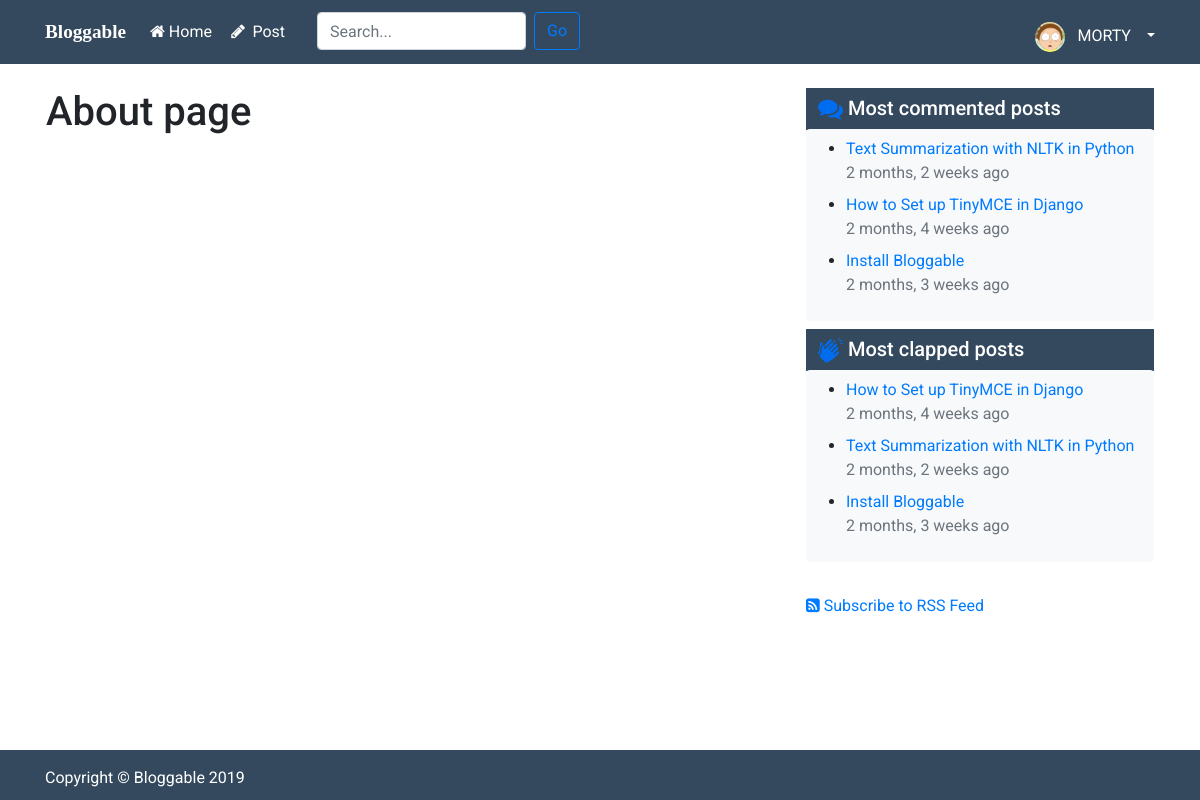
Screenshot of /about/ (signed in) with the database file from the repository.
### users/models.py (models this page shows, shortened)
class Profile(models.Model):
    user = models.OneToOneField(User, on_delete=models.CASCADE)
    image = models.ImageField(default='default.png', upload_to='profile_pics')
    position = models.CharField(max_length=300, default="Blogger at Bloggable")
    bio = models.TextField(blank=True)
    objects=models.Manager

### blog/models.py (models this page shows, shortened)
class Post(models.Model):
    STATUS_CHOICES = (
        ('draft','Draft'),
        ('published', 'Published')
    )
    title = models.CharField(max_length=250)
    slug = models.SlugField(max_length=250, unique_for_date='publish')
    content = HTMLField('content')
    author = models.ForeignKey(User, related_name='blog_posts', on_delete=models.CASCADE)
    created = models.DateTimeField(auto_now_add=True)
    publish = models.DateTimeField(default=timezone.now)
    updated = models.DateTimeField(auto_now=True)
    status = models.CharField(max_length=10, choices=STATUS_CHOICES, default='published')
    users_clap = models.ManyToManyField(User, related_name='posts_liked', blank=True)
    view_count = models.PositiveIntegerField(default=0)
    tags = TaggableManager(blank=True)
    objects = models.Manager()
    published = PublishedManager()
    searchManager = SearchManager()
    class Meta:
        ordering = ('-publish',)
    def get_absolute_url(self):
        return reverse('post-detail', kwargs={'year':self.publish.year,
                                              'month':self.publish.strftime('%m'),
                                              'day':self.publish.strftime('%d'),
                                              'slug':self.slug})

### blog/views.py (the view)
# urls.py: path('about/', views.about, name='blog-about'),
def about(request):
    return render(request, 'blog/about.html')

### blog/models.py (called while the page is built)
    def get_queryset(self):
        return super(PublishedManager,self).get_queryset().filter(status='published')

### blog/templatetags/blog_tags.py (called while the page is built)
@register.inclusion_tag('blog/latest_posts.html')
def most_commented_posts(count=5):
    c_posts = Post.published.annotate(comments=Count('comment')).order_by('-comments')[:count]
    return {'posts':c_posts}

@register.inclusion_tag('blog/latest_posts.html')
def most_clapped_posts(count=5):
    latest_posts = Post.published.annotate(claps=Count('users_clap')).order_by('-claps')[:count]
    return {'posts':latest_posts}

### blog/templates/blog/about.html (shortened to what this page needs)
{% extends "blog/base.html" %}
{% block content %}
    <h1>About page</h1>
{% endblock content %}

### blog/templates/blog/base.html (shortened to what this page needs)
{% load static %} {% load blog_tags %}
<!DOCTYPE html>
<html lang="en">
<head>
    <link href="https://stackpath.bootstrapcdn.com/bootstrap/4.3.1/css/bootstrap.min.css" rel="stylesheet">
    <link href="https://stackpath.bootstrapcdn.com/font-awesome/4.7.0/css/font-awesome.min.css" rel="stylesheet">
    <link rel="stylesheet" href="https://unpkg.com/@bootstrapstudio/bootstrap-better-nav/dist/bootstrap-better-nav.min.css">
    <link rel="stylesheet" href="https://cdnjs.cloudflare.com/ajax/libs/highlight.js/9.15.6/styles/monokai.min.css" />
    <link rel="stylesheet" href="{% static 'blog/css/sticky-footer.css' %}">
    <link rel="stylesheet" href="{% static 'blog/css/custom.css' %}">
</head>
<body>
    <header id="header">
        <nav class="navbar fixed-top navbar-expand-lg navbar-light" style="background-color: #34495e;">
            <div class="container">
                <div id="logo">
                    <a class="navbar-brand" href="{% url 'blog-home' %}">
                        <h1 id="app-name">
                            Bloggable
                        </h1>
                    </a>
                </div>
                <div class="collapse navbar-collapse" id="navbarSupportedContent">
                    <div id="navbar-menu" class="navbar-nav mr-auto">
                        <a class="nav-item nav-link" href="{% url 'blog-home' %}">
                            <i class="fa fa-home" aria-hidden="true"></i>&nbsp;Home
                        </a>
                         {% if user.is_authenticated %}
                        <a class="nav-item nav-link" href="{% url 'post-create' %}">
                            <i class="fa fa-pencil fa-fw" aria-hidden="true"></i> Post
                        </a>
                        {% endif %}
                        <form method="get" action="{% url 'post-search' %}" class="form-inline navbar-form ml-4 my-lg-0 d-none d-lg-block" role="search" novalidate>
                            <div class="form-group">
                                <input class="form-control mr-sm-2" type="search" placeholder="Search..." aria-label="Search" name="term" value="{{ term }}" required />
                                <span class="input-group-btn">
                                    <button class="btn btn-outline-primary my-2 my-sm-0" type="submit">Go</button>
                                </span>
                            </div>
                        </form>
                    </div>
                    <div id="user-avatar-menu" class="navbar-nav ml-auto">
                        {% if user.is_authenticated %}
                        <div class="dropdown show ml-0 mt-sm-2">
                            <a id="user-username" class="dropdown-toggle" href="#" role="button" id="dropdownMenuLink" data-toggle="dropdown" aria-haspopup="true" aria-expanded="false">
                                <img class="rounded-circle" src="{{ user.profile.image.url }}" id="user-avatar" />
                                <span class="pl-2 nav-item nav-link d-inline-block">{{ user.username|upper }}</span>
                            </a>
                        </div>
                        {% else %}
                        <a class="nav-item nav-link" href="{% url 'register' %}">
                            <i class="fa fa-user-plus fa-fw" aria-hidden="true"></i> Register</a>
                        <a class="nav-item nav-link" href="{% url 'login' %}">
                            <i class="fa fa-sign-in fa-fw" aria-hidden="true"></i> Login</a>
                        {% endif %}
                    </div>
                </div>
            </div>
        </nav>
    </header>
    <main role="main" class="flex-shrink-0 mt-5">
        <div class="container">
            <div class="row">
                <div class="col-12 col-md-8 my-4 p-3 mb-5 bg-white">
                     {% block content %}{% endblock %}
                </div>
                <div class="col-12 col-md-4 p-3">
                    <div class="my-4">
                        <div class="accordion" id="accordionExample">
                            <div class="card">
                                <div class="card-header p-2" id="headingOne">
                                    <h5 class="mb-0">
                                        <a href="#" data-toggle="collapse" data-target="#collapseOne" aria-expanded="true" aria-controls="collapseOne">
                                            <img class="ml-1" src="{% static 'blog/img/speech-bubbles-comment_b.svg' %}" width="25" height="25"> Most commented posts
                                        </a>
                                    </h5>
                                </div>
                                <div id="collapseOne" class="collapse show" aria-labelledby="headingOne" data-parent="#accordionExample">
                                    <div class="card-body shadow-none mb-2 bg-light rounded py-2 px-0">
                                        {% most_commented_posts 3 %}
                                    </div>
                                </div>
                            </div>
                            <div class="card">
                                <div class="card-header p-2" id="headingOne">
                                    <h5 class="mb-0">
                                        <a href="#" data-toggle="collapse" data-target="#collapseOne" aria-expanded="true" aria-controls="collapseOne">
                                            <img class="ml-1" src="{% static 'blog/img/clapping_filled.svg' %}" width="25" height="25"> Most clapped posts
                                        </a>
                                    </h5>
                                </div>
                                <div id="collapseOne" class="collapse show" aria-labelledby="headingOne" data-parent="#accordionExample">
                                    <div class="card-body shadow-none mb-2 bg-light rounded py-2 px-0">
                                        {% most_clapped_posts 3 %}
                                    </div>
                                </div>
                            </div>
                        </div>
                        <div class="mt-4">
                            <a href="{% url 'posts-feed' %}">
                                <i class="fa fa-rss-square" aria-hidden="true"></i> Subscribe to RSS Feed</a>
                        </div>
                    </div>
                </div>
            </div>
        </div>
    </main>
    <footer class="footer mt-auto py-3">
        <div class="container">
            <span>Copyright &copy; <a style="color:white;text-decoration:none;" href="{% url 'hello-pdf' %}">
                    Bloggable</a> 2019</span>
        </div>
    </footer>
</body>
</html>

### blog/templates/blog/latest_posts.html
{% load humanize %}
<ul>
    {% for post in posts %}
    <li>
        <a href="{{ post.get_absolute_url }}">{{ post.title }}</a>
        <span class="text-muted mb-2 d-block">{{ post.publish|naturaltime }}</span>
    </li>
    {% endfor %}
</ul>

### blog/static/blog/css/sticky-footer.css (style rules this page uses)
html { position: relative; min-height: 100%; }
body { margin-bottom: 50px; }
.footer { color: white; position: absolute; bottom: 0; width: 100%; height: 50px; background-color: #34495e; }

### blog/static/blog/css/custom.css (style rules this page uses)
body { text-rendering: optimizeLegibility; font-family: 'Roboto', sans-serif, Georgia, Cambria, "Times New Roman"; }
.card { border: 0px; border-radius: 0rem; }
.card-header:first-child { border-radius: 0rem; }
.card-header { margin-bottom: 0; color: white; background-color: #34495e; border-bottom: 0px solid #34495e; }
.card-header a { color: white; text-decoration: none; }
#app-name { display: inline-block; font-family: 'Tangerine', serif; font-size: 1.5em; }
#logo { color: white; display: inline-block; font-family: 'Tangerine', serif; margin-top: 3px; font-size: 1.5em; }
h1#app-name { color: white; font-size: 1.2rem; font-weight: bold; }
#user-username, #logo a { text-decoration: none; color: white; }
.navbar-light .navbar-nav .nav-link { color: white; }
#user-avatar { max-height: 30px; max-width: 30px; background-color: white; }

### rows the page displays
Post: title "Text Summarization with NLTK in Python", publish "2 months, 2 weeks ago"
Post: title "How to Set up TinyMCE in Django", publish "2 months, 4 weeks ago"
Post: title "Install Bloggable", publish "2 months, 3 weeks ago"

### other values shown
{{ user.username|upper }} "MORTY"
